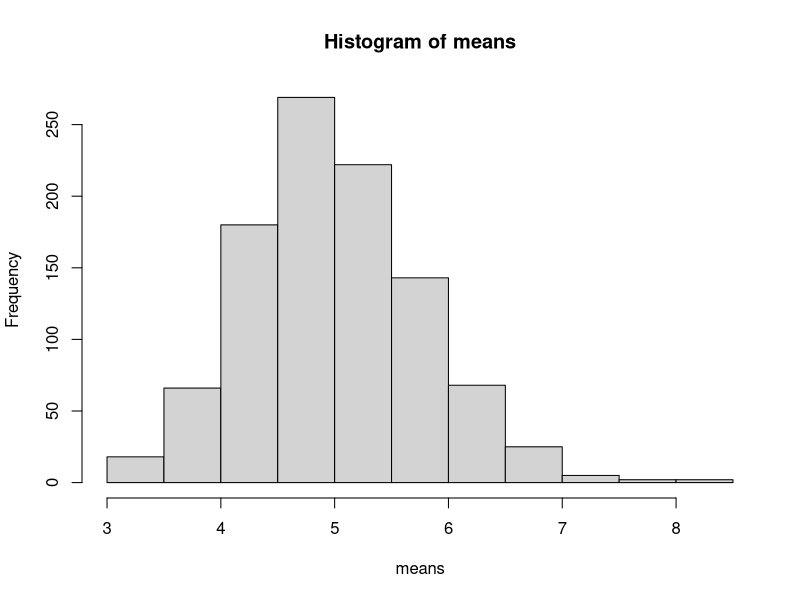

This chart was generated by the following R code:
## ---- chunk 1
means <- NULL
for(i in 1:1000) {
  means <- c(means, mean(rexp(40,0.2)))
}
## ---- chunk 2
SD <- sd(means)
SD
## ---- chunk 3
expSD <- sd(rexp(40,0.2))
expSD
## ---- chunk 4
SD*sqrt(40)
## ---- chunk 5
#Distribution mean:
mean(means)

#Theoretical center:
1/0.2
## ---- chunk 6
hist(means)
## ---- chunk 7
shapiro.test(means)
